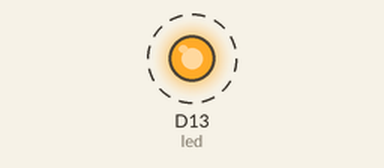
A program run on a simulated CircuitPython board. On the bench: output pins drawn as LEDs (lit = HIGH). Dashed ring = blinking. What the program prints to the serial console is not drawn.

Above: at 0.12 s.
Timing chart, 0 to 3.0 s (numbered marks = the images above):
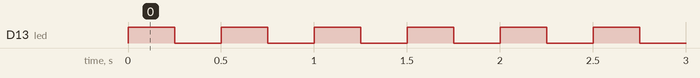

Measured:
- by itself, D13 (led): alternates HIGH for 0.25 s and LOW for 0.25 s

The program:

blink.py
```python
#pylint: disable-msg=import-error
import board
import digitalio
import time

#led = digitalio.DigitalInOut(board.D1)
# [](https://cnn.com)
led = digitalio.DigitalInOut(board.D13)

# digital IO pins are inputs by default
led.direction = digitalio.Direction.OUTPUT

print("blink")
while True:
    led.value = True
    time.sleep(0.25)
    led.value = False
    time.sleep(0.25)
```
